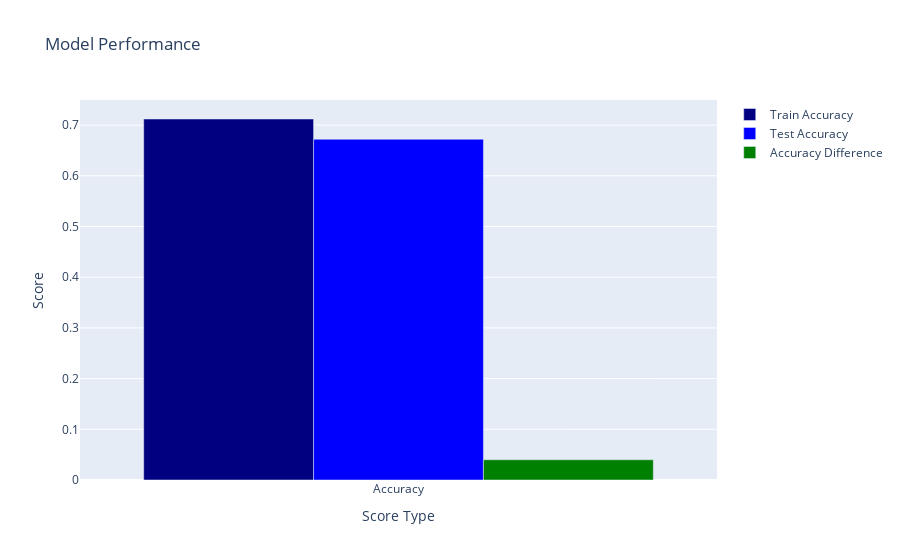

Notebook source saved alongside this figure:
### Code cell
# Train SVC model

from sklearn.svm import SVC

from sklearn.metrics import accuracy_score, confusion_matrix, classification_report

svc = SVC(kernel='rbf', C=1.0, gamma='auto', random_state=42)
svc.fit(df_x_select, df_y)

# Print the training accuracy score
svc_train_score = svc.score(df_x_select, df_y)
print('SVC Train Accuracy Score: {0}'.format(svc_train_score))

# Save the model
pickle.dump(svc, open('models/svc.pkl', 'wb'))

# Make predictions
svc_pred = svc.predict(df_test_x_select)

# Calculate the accuracy score
svc_score = accuracy_score(df_test_y, svc_pred)
print('SVC Accuracy Score: {0}'.format(svc_score))

# Print the confusion matrix
print('Confusion Matrix')
print(confusion_matrix(df_test_y, svc_pred))

# Print the classification report
print('Classification Report')
print(classification_report(df_test_y, svc_pred))

plot_scores(svc_train_score, svc_score)

### Figure 1 — Plotly figure (JSON) as saved in the notebook; plotly's stock layout.template omitted (floating-point values rounded to 4 significant figures)
{"data": [{"marker": {"color": "navy"}, "name": "Train Accuracy", "type": "bar", "x": ["Accuracy"], "y": [0.7121]}, {"marker": {"color": "blue"}, "name": "Test Accuracy", "type": "bar", "x": ["Accuracy"], "y": [0.6721]}, {"marker": {"color": "green"}, "name": "Accuracy Difference", "type": "bar", "x": ["Accuracy"], "y": [0.03994]}], "layout": {"title": {"text": "Model Performance"}, "xaxis": {"title": {"text": "Score Type"}}, "yaxis": {"title": {"text": "Score"}}}}
